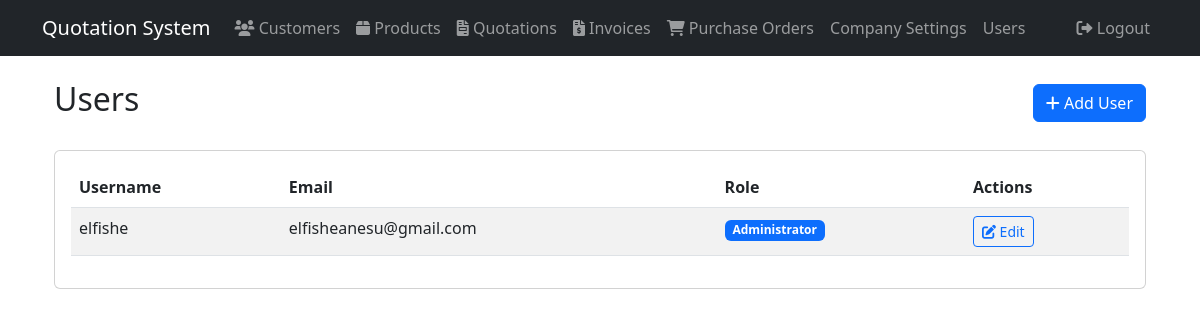
Screenshot of /users (signed in) with the database file from the repository.
### models.py (models this page shows)
class User(UserMixin, db.Model):
    id = db.Column(db.Integer, primary_key=True)
    username = db.Column(db.String(80), unique=True, nullable=False)
    email = db.Column(db.String(120), unique=True, nullable=False)
    password = db.Column(db.String(120), nullable=False)
    is_admin = db.Column(db.Boolean, default=False)
    company_id = db.Column(db.Integer, db.ForeignKey('company.id'), nullable=False)
    company = db.relationship('Company', backref=db.backref('users', lazy=True))

### app.py (the view)
@app.route('/users')
@login_required
def list_users():
    if not current_user.is_admin:
        flash('You do not have permission to view this page.', 'danger')
        return redirect(url_for('index'))
    users = User.query.filter_by(company_id=current_user.company_id).all()
    return render_template('users/list.html', users=users)

### app.py (called while the page is built)
@login_manager.user_loader
def load_user(user_id):
    return User.query.get(int(user_id))

### templates/users/list.html (shortened to what this page needs)
{% extends "base.html" %}
{% block content %}
<div class="container mt-4">
    <div class="d-flex justify-content-between align-items-center mb-4">
        <h2>Users</h2>
        <a href="{{ url_for('add_user') }}" class="btn btn-primary">
            <i class="fas fa-plus"></i> Add User
        </a>
    </div>
    <div class="card">
        <div class="card-body">
            <div class="table-responsive">
                <table class="table table-striped">
                    <thead>
                        <tr>
                            <th>Username</th>
                            <th>Email</th>
                            <th>Role</th>
                            <th>Actions</th>
                        </tr>
                    </thead>
                    <tbody>
                        {% for user in users %}
                        <tr>
                            <td>{{ user.username }}</td>
                            <td>{{ user.email }}</td>
                            <td>
                                {% if user.is_admin %}
                                <span class="badge bg-primary">Administrator</span>
                                {% else %}
                                <span class="badge bg-secondary">User</span>
                                {% endif %}
                            </td>
                            <td>
                                <div class="btn-group">
                                    <a href="{{ url_for('edit_user', id=user.id) }}" class="btn btn-sm btn-outline-primary">
                                        <i class="fas fa-edit"></i> Edit
                                    </a>
                                </div>
                            </td>
                        </tr>
                        {% endfor %}
                    </tbody>
                </table>
            </div>
        </div>
    </div>
</div>
{% endblock %}

### rows the page displays
User: username "elfishe", email "elfisheanesu@gmail.com", is_admin "Administrator"
